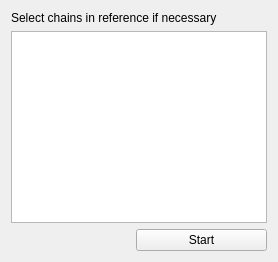
            <widget class="QWidget" name="sequence_vs_pdb_page">
             <layout class="QVBoxLayout" name="verticalLayout_39">
              <item>
               <widget class="QLabel" name="lbl_s_v_p_ref_chains">
                <property name="text">
                 <string>Select chains in reference if necessary</string>
                </property>
               </widget>
              </item>
              <item>
               <widget class="QListWidget" name="list_s_v_p_ref_chains"/>
              </item>
              <item>
               <layout class="QHBoxLayout" name="horizontalLayout_27">
                <item>
                 <spacer name="horizontalSpacer_13">
                  <property name="orientation">
                   <enum>Qt::Horizontal</enum>
                  </property>
                  <property name="sizeHint" stdset="0">
                   <size>
                    <width>40</width>
                    <height>20</height>
                   </size>
                  </property>
                 </spacer>
                </item>
                <item>
                 <widget class="QPushButton" name="btn_s_v_p_start">
                  <property name="minimumSize">
                   <size>
                    <width>131</width>
                    <height>0</height>
                   </size>
                  </property>
                  <property name="text">
                   <string>Start</string>
                  </property>
                 </widget>
                </item>
               </layout>
              </item>
             </layout>
            </widget>
